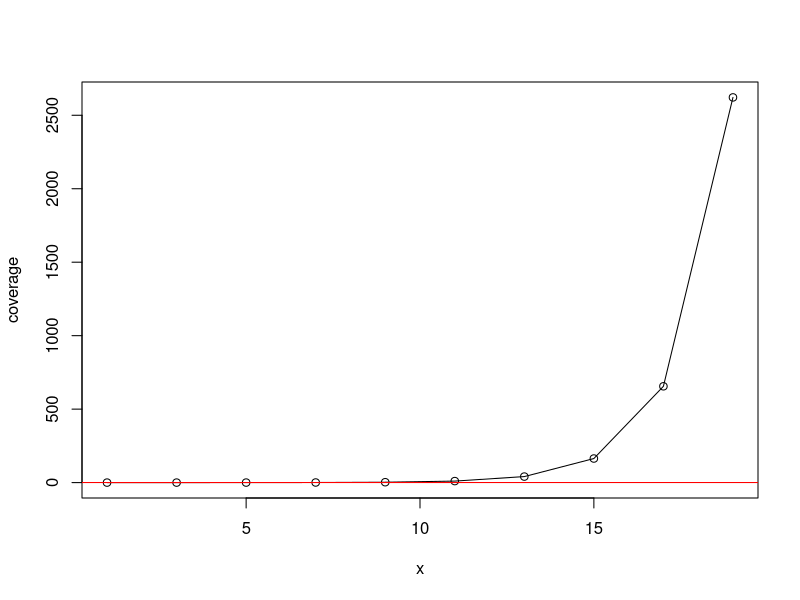

R code for this plot:
## Exercise 1.4 - Lilies on the pond ----
# calculation: 2^(x-1) / 100 
# x ... number of days

# start with 10 days
x <- c(1:10) # first idea 
x <- seq(from=1, to=20, by=2) # second idea # both work

day1 <- 1/100 # area covered on day 1

coverage <- 2^(x-1) / 100 # calculation of Day 1-10
coverage <- day1*2^(x-1) 

plot(x, coverage)
lines(x, coverage)
abline(h = .5, col = "red")

# when is coverage above 0.5
# select something above
sel <- coverage > 0.5
coverage[sel]
ind <- which(coverage > 0.5) # element, not the day
x[ind]

# everything above 1 should be set to one

# saving pdf
# changing format




